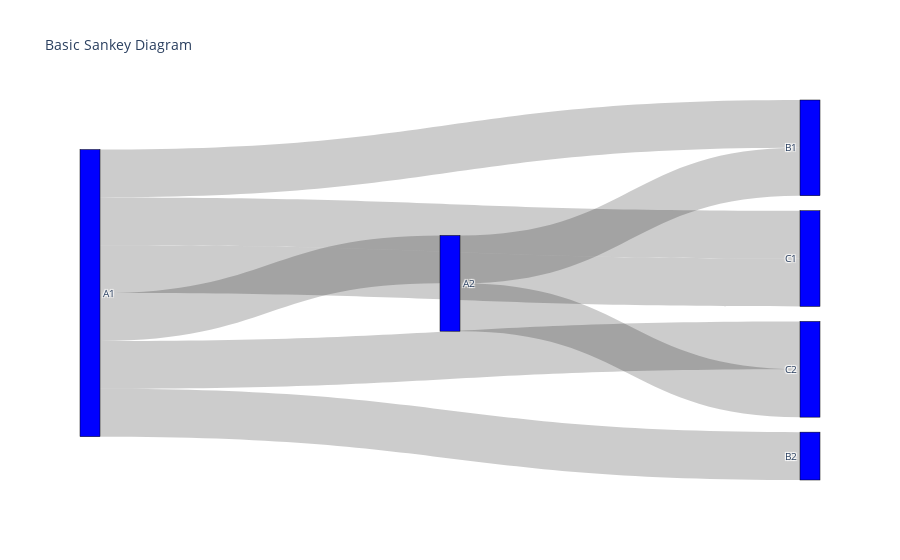

Notebook cell for this chart:
### Markdown cell above
We can now build our own alluvial plot, below a rough example of the outline:

### Code cell
import plotly.graph_objects as go

fig = go.Figure(data=[go.Sankey(
    node = dict(
      pad = 15,
      thickness = 20,
      line = dict(color = "black", width = 0.5),
      label = ["A1", "A2", "B1", "B2", "C1", "C2"],
      color = "blue"
    ),
    link = dict(
      source = [0,0,0,0,0,0,1,1], # indices correspond to labels, eg A1, A2, A1, B1, ...
      target = [1,2, 3, 4, 4, 5, 5,2],
      value = [2, 2, 2, 2, 2, 2,2,2]
  ))])

fig.update_layout(title_text="Basic Sankey Diagram", font_size=10)
fig.show()

### Figure 1 — Plotly figure (JSON) as saved in the notebook; plotly's stock layout.template omitted (floating-point values rounded to 4 significant figures)
{"data": [{"link": {"source": [0, 0, 0, 0, 0, 0, 1, 1], "target": [1, 2, 3, 4, 4, 5, 5, 2], "value": [2, 2, 2, 2, 2, 2, 2, 2]}, "node": {"color": "blue", "label": ["A1", "A2", "B1", "B2", "C1", "C2"], "line": {"color": "black", "width": 0.5}, "pad": 15, "thickness": 20}, "type": "sankey"}], "layout": {"font": {"size": 10}, "title": {"text": "Basic Sankey Diagram"}}}
